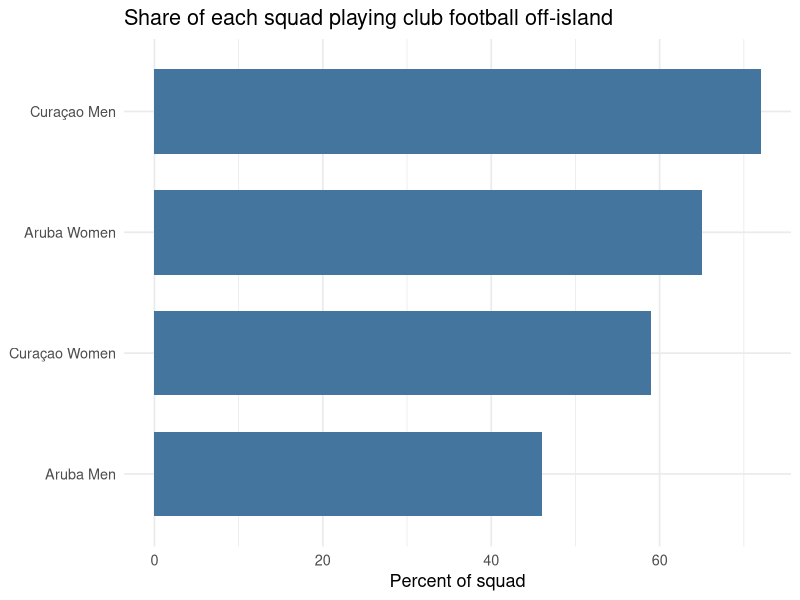

This chart was generated by the following R code:
## ---- chunk 1
library(tidyverse)
squad <- read_csv("data/blue_wave_squad.csv")
## ---- chunk 2
squad <- read_csv("data/blue_wave_squad.csv") |>
  mutate(
    island = if_else(str_starts(team_code, "CUW"), "Curaçao", "Aruba"),
    gender = if_else(str_ends(team_code, "M"), "Men", "Women"),
    based_abroad = !(club_country %in% c("CUW", "ABW", "X"))
  )

squad_summary <- squad |>
  group_by(island, gender) |>
  summarise(
    players    = n(),
    abroad     = sum(based_abroad),
    pct_abroad = round(100 * mean(based_abroad)),
    top_two    = sum(league_tier %in% c("1", "2")),
    .groups = "drop"
  ) |>
  arrange(desc(pct_abroad))

knitr::kable(squad_summary, col.names = c(
  "Island", "Squad", "Players", "Abroad", "% abroad", "Top two tiers"
))
## ---- chunk 3
ggplot(squad_summary, aes(x = reorder(paste(island, gender), pct_abroad),
                          y = pct_abroad)) +
  geom_col(fill = "#44759e", width = 0.7) +
  coord_flip() +
  labs(
    title = "Share of each squad playing club football off-island",
    x = NULL,
    y = "Percent of squad"
  ) +
  theme_minimal(base_size = 13)
## ---- chunk 4
most  <- squad_summary |> slice_max(pct_abroad, n = 1)
least <- squad_summary |> slice_min(pct_abroad, n = 1)
